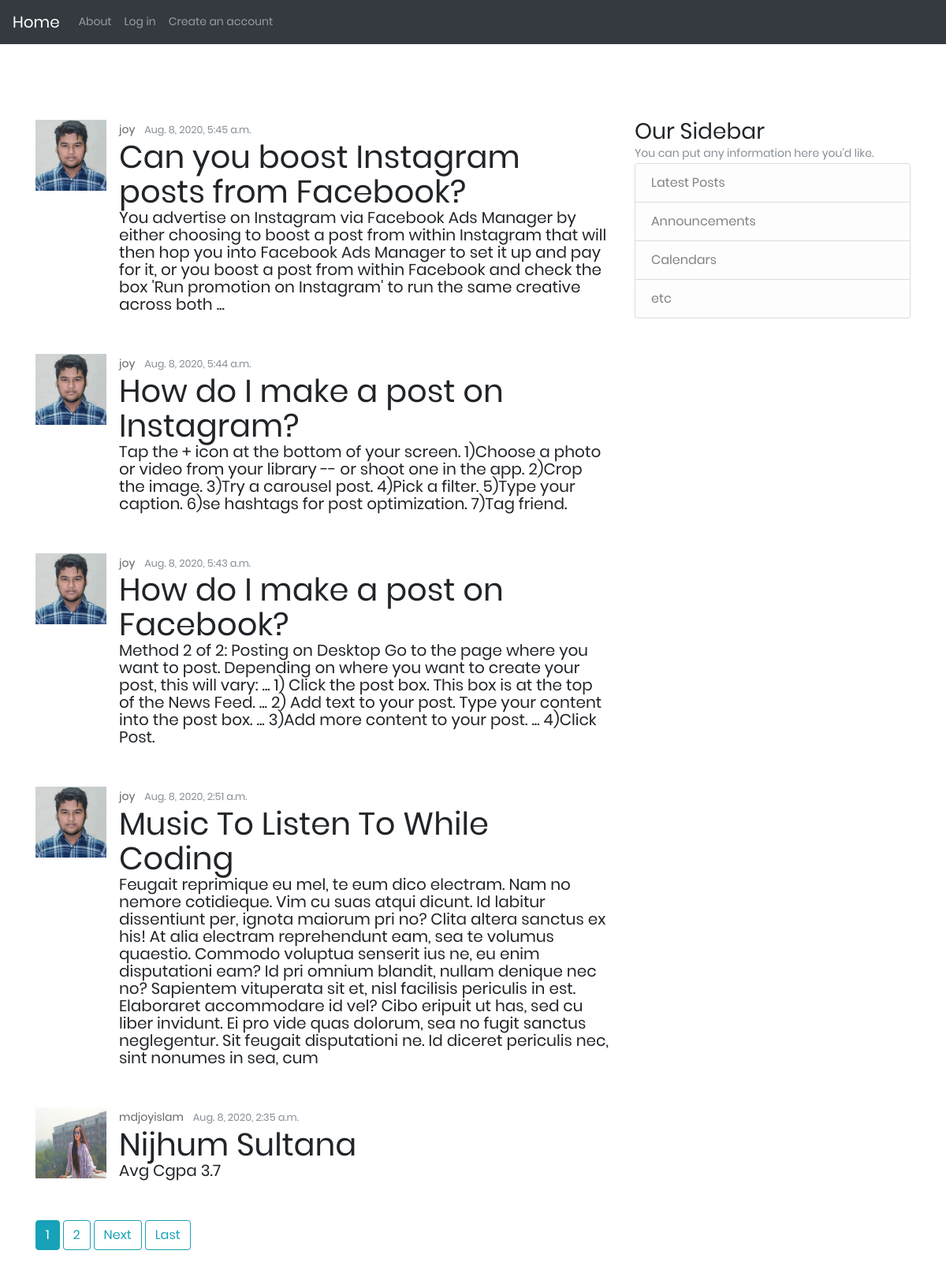
The page / on the database its author committed.
### Blog/models.py (models this page shows, shortened)
class Post(models.Model):
    Title = models.CharField(max_length=100)
    content = models.TextField()
    data_posted = models.DateTimeField(default=timezone.now)
    username = models.ForeignKey(User, on_delete=models.CASCADE)

### Social_Apps/models.py (models this page shows)
class Profile(models.Model):
    user = models.OneToOneField(User, on_delete=models.CASCADE)
    nickname = models.TextField(max_length=64, null=True, blank=True)
    dob = models.DateField(null=True, blank=True)
    gender = models.CharField(max_length=1,
                              choices=GENDER_CHOICES, default='M')
    bio = models.TextField(max_length=1024, null=True, blank=True)
    profile_image = models.ImageField(default='default-avatar.png', upload_to='profile/', null=True, blank=True)

### Blog/views.py (the view)
# urls.py: path('', blog_views.viewPostList.as_view(), name='viewPost'),
class viewPostList(ListView):
    model = Post
    template_name = 'Blog/Post_View.html'
    context_object_name = 'object_list'
    ordering = ['-data_posted']
    paginate_by = 5

### Blog/templates/Blog/Post_View.html (shortened to what this page needs)
{% extends 'Base.html' %}
{% load static %}
{% load crispy_forms_tags %}
{% block content %}
{% for post in object_list %}
    <ul class="list-unstyled">
      <li class="media">
        <img class="mr-3" src="{{ post.username.profile.profile_image.url }}" style="height: 90px; width:90px;" alt="Generic placeholder image">
        <div class="media-body">
            <div class="article-metadata">
                      <a class="mr-2" href="#">{{ post.username }}</a>
                      <small class="text-muted">{{ post.data_posted  }}</small>
            </div>
            <h1>{{ post.Title }}</h1>
          <h5 class="mt-0 mb-1">
              {{ post.content }}
          </h5>
            <br>
            <br>
        </div>
      </li>
    </ul>
{% endfor %}
{% if is_paginated %}
      {% for num in page_obj.paginator.page_range %}
        {% if page_obj.number == num %}
          <a class="btn btn-info mb-4" href="?page={{ num }}">{{ num }}</a>
        {% elif num > page_obj.number|add:'-3' and num < page_obj.number|add:'3' %}
          <a class="btn btn-outline-info mb-4" href="?page={{ num }}">{{ num }}</a>
        {% endif %}
      {% endfor %}
      {% if page_obj.has_next %}
        <a class="btn btn-outline-info mb-4" href="?page={{ page_obj.next_page_number }}">Next</a>
        <a class="btn btn-outline-info mb-4" href="?page={{ page_obj.paginator.num_pages }}">Last</a>
      {% endif %}
    {% endif %}
{% endblock content %}

### templates/Base.html (shortened to what this page needs)
{% load crispy_forms_tags %}
{% load static %}
<html lang="en">
<head>
	<link rel="stylesheet" type="text/css" href="{% static 'Social_Apps/vendor/bootstrap/css/bootstrap.min.css'%}">
	<link rel="stylesheet" type="text/css" href="{% static 'Social_Apps/fonts/font-awesome-4.7.0/css/font-awesome.min.css' %}">
	<link rel="stylesheet" type="text/css" href="{% static 'Social_Apps/fonts/iconic/css/material-design-iconic-font.min.css' %}">
	<link rel="stylesheet" type="text/css" href="{% static 'Social_Apps/vendor/animate/animate.css' %}">
	<link rel="stylesheet" type="text/css" href="{% static 'Social_Apps/vendor/css-hamburgers/hamburgers.min.css' %}">
	<link rel="stylesheet" type="text/css" href="{% static 'Social_Apps/vendor/animsition/css/animsition.min.css' %}">
	<link rel="stylesheet" type="text/css" href="{% static 'Social_Apps/vendor/select2/select2.min.css' %}">
	<link rel="stylesheet" type="text/css" href="{% static 'Social_Apps/vendor/daterangepicker/daterangepicker.css' %}">
	<link rel="stylesheet" type="text/css" href="{% static 'Social_Apps/css/util.css' %}">
	<link rel="stylesheet" type="text/css" href="{% static 'Social_Apps/css/main.css' %}">
</head>
<body>
<nav class="navbar navbar-expand-md bg-dark navbar-dark static-top">
    <a class="navbar-brand" href="/">Home</a>
      <div class="collapse navbar-collapse" id="navbarsExampleDefault">
        <ul class="navbar-nav mr-auto">
            {% if request.user.is_authenticated %}
            <li class="nav-item">
                <a  class="nav-link" href="{% url 'addPost' %}">Add Post</a>
            </li>
            <li class="nav-item">
                <a  class="nav-link" href="{% url 'viewPost' %}">View Post</a>
            </li>
            <li class="nav-item">
                <a  class="nav-link" href="{% url 'about' %}">About</a>
            </li>
                <div class="dropdown show">
                      <a class="btn btn-secondary dropdown-toggle" href="#" role="button" id="dropdownMenuLink" data-toggle="dropdown" aria-haspopup="true" aria-expanded="false">
                       {{ user.username }}
                      </a>
                      <div class="dropdown-menu" aria-labelledby="dropdownMenuLink">
                          <a class="dropdown-item" href="{% url 'Profile' %}">Profile</a>
                          <div class="dropdown-divider"></div>
                          <a class="dropdown-item" href="{% url 'password' %}">Change password</a>
                          <div class="dropdown-divider"></div>
                          <a class="dropdown-item" href="{% url 'change_profile' %}">Change Profile</a>
                          <div class="dropdown-divider"></div>
                          <a class="dropdown-item" href="{% url 'settings' %}">Setting</a>
                          <div class="dropdown-divider"></div>
                          <a class="dropdown-item" href="{% url 'logout'%}">Log out</a>
                      </div>
                </div>
            {% else %}
             <li class="nav-item">
                <a  class="nav-link" href="{% url 'about' %}">About</a>
            </li>
                <li class="nav-item">
                    <a class="nav-link" href="{% url 'login' %}">Log in</a>
                </li>
                <li class="nav-item">
                    <a class="nav-link" href="{% url 'sign_up' %}">Create an account</a>
                </li>
            {% endif %}
        </ul>
    </div>
</nav>
<br>
<br>
<br>
<br>
<main role="main" class="container">
                    <div class="row">
                        <div class="col-md-8">
                        {% block content %}{% endblock %}
                        </div>
                        <div class="col-md-4">
                        <div class="content-section">
                            <h3>Our Sidebar</h3>
                            <p class='text-muted'>You can put any information here you'd like.
                            <ul class="list-group">
                                <li class="list-group-item list-group-item-light">Latest Posts</li>
                                <li class="list-group-item list-group-item-light">Announcements</li>
                                <li class="list-group-item list-group-item-light">Calendars</li>
                                <li class="list-group-item list-group-item-light">etc</li>
                            </ul>
                            </p>
                        </div>
                        </div>
                    </div>
</main>
</body>

### Social_Apps/static/Social_Apps/css/main.css (style rules this page uses)
* { margin: 0px; padding: 0px; box-sizing: border-box; }
body, html { height: 100%; font-family: Poppins-Regular, sans-serif; }
a { font-family: Poppins-Regular; font-size: 14px; line-height: 1.7; color: #666666; margin: 0px; transition: all 0.4s; -webkit-transition: all 0.4s; -o-transition: all 0.4s; -moz-transition: all 0.4s; }
h1,h2,h3,h4,h5,h6 { margin: 0px; }
p { font-family: Poppins-Regular; font-size: 14px; line-height: 1.7; color: #666666; margin: 0px; }
ul, li { margin: 0px; list-style-type: none; }

### rows shown on the page
Post: username.profile.profile_image (picture), username "joy", data_posted "Aug. 8, 2020, 5:45 a.m.", Title "Can you boost Instagram posts from Facebook?", content "You advertise on Instagram via Facebook Ads Manager by either choosing to boost a post from within Instagram that will then hop you into Facebook Ads Manager to set it up and pay for it, or you boost a post from within Facebook and check the box 'Run promotion on Instagram' to run the same creative across both ..."
Post: username.profile.profile_image (picture), username "joy", data_posted "Aug. 8, 2020, 5:44 a.m.", Title "How do I make a post on Instagram?", content "Tap the + icon at the bottom of your screen. 1)Choose a photo or video from your library -- or shoot one in the app. 2)Crop the image. 3)Try a carousel post. 4)Pick a filter. 5)Type your caption. 6)se hashtags for post optimization. 7)Tag friend."
Post: username.profile.profile_image (picture), username "joy", data_posted "Aug. 8, 2020, 5:43 a.m.", Title "How do I make a post on Facebook?", content "Method 2 of 2: Posting on Desktop Go to the page where you want to post. Depending on where you want to create your post, this will vary: ... 1) Click the post box. This box is at the top of the News Feed. ... 2) Add text to your post. Type your content into the post box. ... 3)Add more content to your post. ... 4)Click Post."
Post: username.profile.profile_image (picture), username "joy", data_posted "Aug. 8, 2020, 2:51 a.m.", Title "Music To Listen To While Coding", content "Feugait reprimique eu mel, te eum dico electram. Nam no nemore cotidieque. Vim cu suas atqui dicunt. Id labitur dissentiunt per, ignota maiorum pri no? Clita altera sanctus ex his! At alia electram reprehendunt eam, sea te volumus quaestio. Commodo voluptua senserit ius ne, eu enim disputationi eam? Id pri omnium blandit, nullam denique nec no? Sapientem vituperata sit et, nisl facilisis periculis in est. Elaboraret accommodare id vel? Cibo eripuit ut has, sed cu liber invidunt. Ei pro vide quas dolorum, sea no fugit sanctus neglegentur. Sit feugait disputationi ne. Id diceret periculis nec, sint nonumes in sea, cum"
Post: username.profile.profile_image (picture), username "mdjoyislam", data_posted "Aug. 8, 2020, 2:35 a.m.", Title "Nijhum Sultana", content "Avg Cgpa 3.7"

### other values the page prints
{{ num }} "1"
{{ num }} "2"
